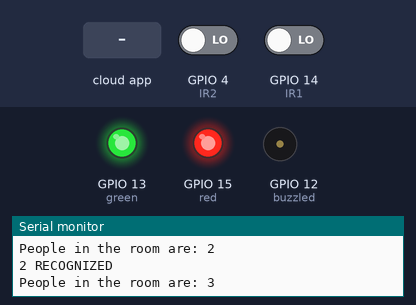
Bench run of a sketch on a simulated ESP8266 (NodeMCU). On the bench: output pins drawn as LEDs (lit = HIGH), buzzer (waves = sounding, pin HIGH), the last lines printed to the serial monitor. Inputs (shaded band) come from the test bench; at power-on: GPIO 4 (IR2) LOW, GPIO 14 (IR1) LOW. WiFi joins after 1.5 s; servers stay silent unless stated; the Firebase database answers and starts empty.

Above: at 2.8 s.
2.9 s: GPIO 4 (IR2) driven HIGH
At 3.5 s:
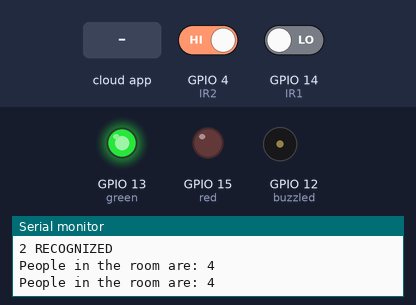
4.5 s: the phone or cloud app sets limit to 0
At 4.7 s:
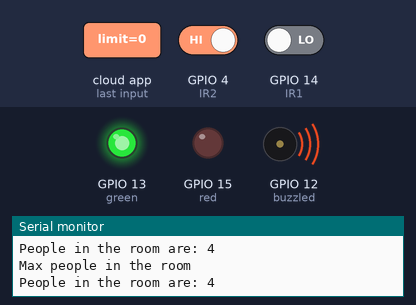
7.5 s: GPIO 14 (IR1) driven HIGH
At 7.91 s:
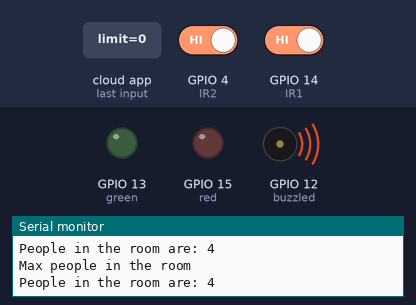
10.5 s: GPIO 4 (IR2) driven LOW
At 10.71 s:
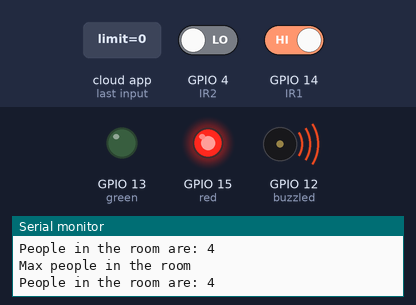
13.5 s: GPIO 14 (IR1) driven LOW
At 13.92 s:
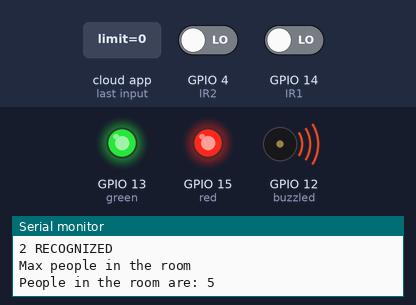
Timing chart, 0 to 17.5 s (numbered marks = the images above; inputs shaded):
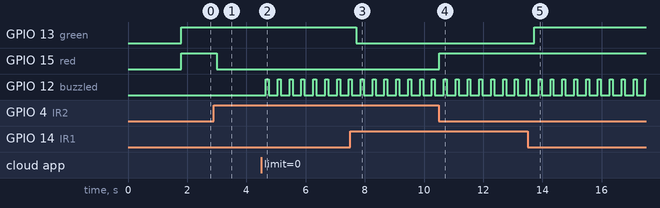

The sketch:

Final.ino
```cpp
#include <Arduino.h>
#if defined(ESP32)
  #include <WiFi.h>
#elif defined(ESP8266)
  #include <ESP8266WiFi.h>
#endif
#include <Firebase_ESP_Client.h>

//Provide the token generation process info.
#include "addons/TokenHelper.h"
//Provide the RTDB payload printing info and other helper functions.
#include "addons/RTDBHelper.h"

// Insert your network credentials
#define WIFI_SSID "Mani"
#define WIFI_PASSWORD "qwerty123"

// Insert Firebase project API Key
#define API_KEY "AIzaSyCRN03BW480BXmOxb9Jv9Q4hcyhnmCLMJg"

// Insert RTDB URLefine the RTDB URL */
#define DATABASE_URL "https://crowd-control-a5cf8-default-rtdb.firebaseio.com"

//Define Firebase Data object
FirebaseData fbdo;

FirebaseAuth auth;
FirebaseConfig config;

int count = 0;
bool signupOK = false;
/* Variables Used */

// pins used
int IR1 = 14;
int IR2 = 4;
int red = 15;
int green = 13;

// variables to store count and triggered IR
int enter = 0;
int ext = 0;
bool check1=false;
bool check2=false;
int buzzled=12;
int max_ppl = 5;

// to store time
long t = 0;

// to store last occurrence (enter / exit)
String last="";

void setup() {
  Serial.begin(115200);
WiFi.begin(WIFI_SSID, WIFI_PASSWORD);
  Serial.print("Connecting to Wi-Fi");
  while (WiFi.status() != WL_CONNECTED){
    Serial.print(".");
    delay(300);
  }
  Serial.println();
  Serial.print("Connected with IP: ");
  Serial.println(WiFi.localIP());
  Serial.println();

  /* Assign the api key (required) */
  config.api_key = API_KEY;

  /* Assign the RTDB URL (required) */
  config.database_url = DATABASE_URL;

  /* Sign up */
  if (Firebase.signUp(&config, &auth, "", "")){
    Serial.println("ok");
    signupOK = true;
  }
  else{
    Serial.printf("%s\n", config.signer.signupError.message.c_str());
  }

  /* Assign the callback function for the long running token generation task */
  config.token_status_callback = tokenStatusCallback; //see addons/TokenHelper.h

  Firebase.begin(&config, &auth);
  Firebase.reconnectWiFi(true);
  /* Setting pins mode */
  pinMode(IR1,INPUT);
  pinMode(IR2, INPUT);
  pinMode(red,OUTPUT);
  pinMode(green, OUTPUT);
  pinMode(buzzled,OUTPUT);
    if(Firebase.ready() && signupOK){
    Firebase.RTDB.setInt(&fbdo, "limit",max_ppl);
  }
}

void loop() {
  //Setting maxppl
  if (Firebase.ready() && signupOK ) {
    if (Firebase.RTDB.getInt(&fbdo, "limit")) {
      if (fbdo.dataType() == "int") {
        max_ppl = fbdo.intData();
      }
    }
  // setup
  if(digitalRead(IR1)==HIGH && digitalRead(IR2)==HIGH){
    last="";
  }

  /* If the first IR is triggered */
  if(digitalRead(IR1) == LOW)
  {
    if(last!="enter")
      check1=true;

    t = millis();
    if(check2){
      enter++;
      last="enter";
      check1=false;
      check2=false;
    }
    digitalWrite(green, HIGH);
  }
  else
  {
    digitalWrite(green, LOW);
  }

  /* If the second IR is triggered */
  if(digitalRead(IR2) == LOW)
  {
    if(last!="ext")
      check2=true;

    t = millis();
    if(check1){
      if(ext<enter){
      ext++;
      last="ext";
      check1=false;
      check2=false;
      }
    }
    digitalWrite(red, HIGH);
  }
  else
  {
    digitalWrite(red, LOW);
  }

  /* Printing details */
  if(enter - ext < max_ppl)
  {
    Serial.print("People in the room are: ");
    Serial.println(enter - ext);
     if(Firebase.ready() && signupOK){
    Firebase.RTDB.setInt(&fbdo, "Total",enter-ext);
    digitalWrite(buzzled,LOW);
  }
  }
  else
  {Serial.println("Max people in the room");
  Serial.print("People in the room are: ");
    Serial.println(enter - ext);
     if(Firebase.ready() && signupOK){
    Firebase.RTDB.setInt(&fbdo, "Total",enter-ext);}
  digitalWrite(buzzled,HIGH);
  delay(100);
  digitalWrite(buzzled,LOW);
  }

  /* For debugging */
  if(check1){
    Serial.println("1 RECOGNIZED");
    }
   if(check2){
    Serial.println("2 RECOGNIZED");
   }

   /* Checks if an IR is left triggered -- reset after 2 sec */
   if(!(check1 && check2))
   {
      if(millis() - t > 2000)
      {
        check1 = false;
        check2 = false;
      }
   }
}
}
```

Measured:
- after the input at 2.9 s, GPIO 15 (red): HIGH → LOW after 0.11 s; GPIO 12 (buzzled): stops changing and stays LOW
- after the input at 4.5 s, GPIO 12 (buzzled): alternates HIGH for 0.10 s and LOW for 0.30 s, starting after 0.16 s
- after the input at 7.5 s, GPIO 13 (green): HIGH → LOW after 0.21 s
- after the input at 10.5 s, GPIO 15 (red): LOW → HIGH at once
- after the input at 13.5 s, GPIO 13 (green): LOW → HIGH after 0.22 s
